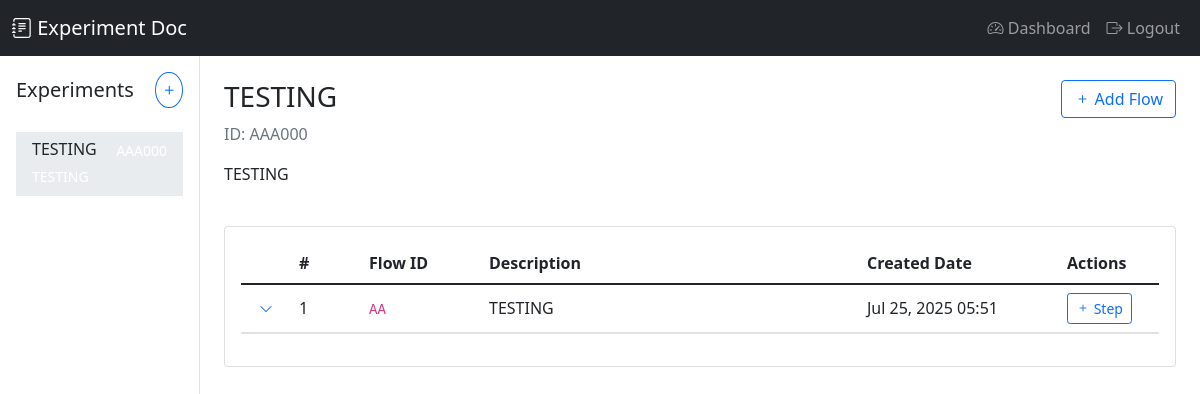
The page /?experiment_id=AAA000 (signed in) on the database its author committed.
### experiments/models.py (models this page shows, shortened)
class Experiment(models.Model):
    id = models.CharField(
        primary_key=True,
        max_length=6,
        validators=[RegexValidator(r'^[A-Z]{3}\d{3}$', 'Format must be AAA000')],
        help_text='Experiment ID in format AAA000'
    )
    title = models.CharField(max_length=200)
    description = models.TextField(blank=True)
    created_by = models.ForeignKey(User, on_delete=models.CASCADE)
    created_at = models.DateTimeField(auto_now_add=True)
    updated_at = models.DateTimeField(auto_now=True)

class Flow(models.Model):
    id = models.CharField(
        primary_key=True,
        max_length=8,
        validators=[RegexValidator(r'^[A-Z]{3}\d{3}[A-Z]{2}$', 'Format must be AAA000AA')],
        help_text='Flow ID in format AAA000AA'
    )
    experiment = models.ForeignKey(Experiment, on_delete=models.CASCADE, related_name='flows')
    title = models.CharField(max_length=200)
    description = models.TextField(blank=True)
    created_at = models.DateTimeField(auto_now_add=True)
    updated_at = models.DateTimeField(auto_now=True)

### experiments/views.py (the view)
# urls.py: path('', views.dashboard, name='dashboard'),
@login_required
def dashboard(request):
    experiments = Experiment.objects.filter(created_by=request.user)
    selected_experiment = None
    selected_flows = []
    if request.GET.get('experiment_id'):
        selected_experiment = get_object_or_404(Experiment, id=request.GET.get('experiment_id'))
        selected_flows = selected_experiment.flows.all().prefetch_related('steps', 'steps__people')
    from django.contrib.auth.models import User
    users = User.objects.all()
    from .models import StepType
    step_types = StepType.objects.all()
    return render(request, 'experiments/dashboard.html', {
        'experiments': experiments,
        'selected_experiment': selected_experiment,
        'selected_flows': selected_flows,
        'users': users,
        'step_types': step_types
    })

### experiments/templates/experiments/dashboard.html (shortened to what this page needs)
{% extends 'experiments/base.html' %}
{% block content %}
<div class="container-fluid">
    <div class="row">
        <div class="col-md-3 col-lg-2 border-end p-3" style="min-height: calc(100vh - 72px);">
            <div class="d-flex justify-content-between align-items-center mb-4">
                <h5 class="mb-0">Experiments</h5>
                <a href="{% url 'experiment_create' %}" class="btn btn-sm btn-outline-primary rounded-circle p-1" title="Create New Experiment">
                    <i class="bi bi-plus" style="font-size: 1.1rem;"></i>
                </a>
            </div>
            <div class="list-group">
                {% for experiment in experiments %}
                <a href="?experiment_id={{ experiment.id }}"
                   class="list-group-item list-group-item-action {% if selected_experiment.id == experiment.id %}active{% endif %}"
                   data-experiment-id="{{ experiment.id }}">
                    <div class="d-flex w-100 justify-content-between">
                        <h6 class="mb-1">{{ experiment.title }}</h6>
                        <small {% if selected_experiment.id == experiment.id %}class="text-white"{% else %}class="text-muted"{% endif %}>
                            {{ experiment.id }}
                        </small>
                    </div>
                    <small {% if selected_experiment.id == experiment.id %}class="text-white"{% else %}class="text-muted"{% endif %}
                           class="d-block text-truncate">
                        {{ experiment.description }}
                    </small>
                </a>
                {% empty %}
                <div class="text-center text-muted p-3">
                    <p>No experiments yet</p>
                    <a href="{% url 'experiment_create' %}" class="btn btn-primary">Create Your First Experiment</a>
                </div>
                {% endfor %}
            </div>
        </div>
        <div class="col-md-9 col-lg-10 p-4">
            {% if selected_experiment %}
                <div class="d-flex justify-content-between align-items-start mb-4">
                    <div>
                        <h3>{{ selected_experiment.title }}</h3>
                        <p class="text-muted">ID: {{ selected_experiment.id }}</p>
                        <p>{{ selected_experiment.description }}</p>
                    </div>
                    <div class="btn-group">
                        <a href="{% url 'flow_create' experiment_id=selected_experiment.id %}"
                           class="btn btn-outline-primary">
                            <i class="bi bi-plus"></i> Add Flow
                        </a>
                    </div>
                </div>
                <div class="card">
                    <div class="card-body">
                        <div class="table-responsive">
                            <table class="table table-hover">
                                <thead>
                                    <tr>
                                        <th style="width: 50px"></th>
                                        <th style="width: 70px">#</th>
                                        <th style="width: 120px">Flow ID</th>
                                        <th>Description</th>
                                        <th style="width: 200px">Created Date</th>
                                        <th style="width: 100px">Actions</th>
                                    </tr>
                                </thead>
                                <tbody>
                                    {% for flow in selected_flows %}
                                    <tr class="align-middle">
                                        <td class="text-center">
                                            <button class="btn btn-sm btn-link text-decoration-none p-0"
                                                    type="button"
                                                    data-bs-toggle="collapse"
                                                    data-bs-target="#flow{{ flow.id }}"
                                                    aria-expanded="false">
                                                <i class="bi bi-chevron-down"></i>
                                            </button>
                                        </td>
                                        <td>{{ forloop.counter }}</td>
                                        <td>
                                            <code>{{ flow.id|slice:"-2:" }}</code>
                                        </td>
                                        <td>{{ flow.description }}</td>
                                        <td>{{ flow.created_at|date:"M d, Y H:i" }}</td>
                                        <td>
                                            <button class="btn btn-sm btn-outline-primary"
                                                    type="button"
                                                    data-bs-toggle="modal"
                                                    data-bs-target="#addStepModal{{ flow.id }}">
                                                <i class="bi bi-plus"></i> Step
                                            </button>
                                        </td>
                                    </tr>
                                    <tr>
                                        <td colspan="6" class="p-0">
                                        </td>
                                    </tr>
                                    {% endfor %}
                                </tbody>
                            </table>
                        </div>
                    </div>
                </div>
            {% endif %}
        </div>
    </div>
</div>
{% endblock %}

### experiments/templates/experiments/base.html (style rules this page uses)
.list-group-item { border-left: none; border-right: none; border-radius: 0 !important; }
.list-group-item:first-child { border-top: none; }
.list-group-item:last-child { border-bottom: none; }
.list-group-item.active { background-color: #e9ecef; border-color: #dee2e6; color: #212529; }

### rows shown on the page
Experiment: title "TESTING", id "AAA000", description "TESTING"
Flow: id "AA", description "TESTING", created_at "Jul 25, 2025 05:51"
